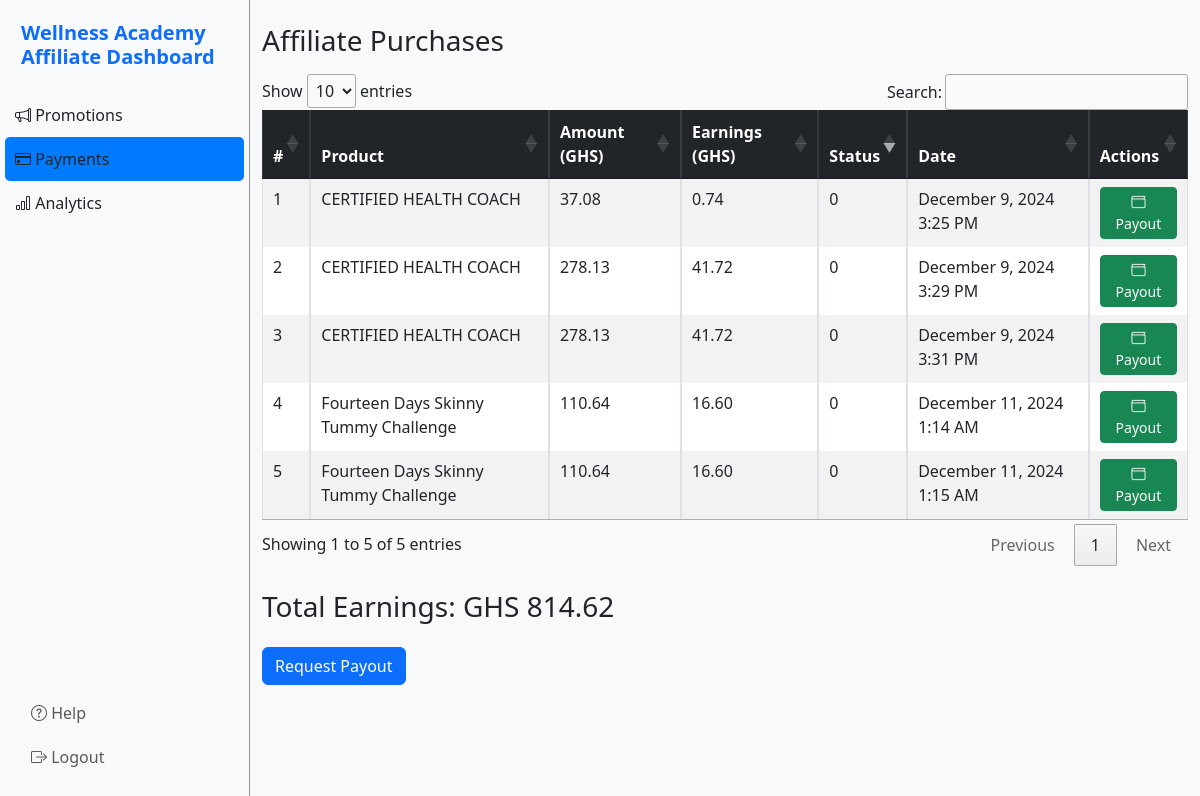
The page /affiliate/payments.php (signed in) on the database its author committed.
### tables this page shows
CREATE TABLE `affiliate_earnings` (
  `id` int(11) NOT NULL,
  `affiliate_id` int(11) NOT NULL,
  `amount` decimal(10,2) NOT NULL,
  `product_id` int(11) NOT NULL,
  `product_name` varchar(255) NOT NULL,
  `typeof_purchase` varchar(255) NOT NULL,
  `created_at` timestamp NOT NULL DEFAULT current_timestamp(),
  `status` int(11) NOT NULL
);

### affiliate/payments.php (the view, shortened to what this page needs)
<?php
require('../conn/conn.php');
$affiliate_id = $_SESSION['affiliate_id'];
$stmt = $mysqli->prepare("
    SELECT ae.id AS earning_id,
           ae.amount,
           ae.status,
           ae.created_at,
           ae.product_name,
           ae.typeof_purchase
    FROM affiliate_earnings ae
    WHERE ae.affiliate_id = ?
");
$stmt->bind_param("i", $affiliate_id);
$stmt->execute();
$result = $stmt->get_result();
$total_earnings = 0;
foreach ($result as $row) {
    $total_earnings += $row['amount'];
}
?>
<!DOCTYPE html>
<html lang="en">
<head>
    <link href="https://cdn.jsdelivr.net/npm/bootstrap@5.3.0/dist/css/bootstrap.min.css" rel="stylesheet">
    <link href="https://cdn.jsdelivr.net/npm/bootstrap-icons/font/bootstrap-icons.css" rel="stylesheet">
    <link rel="stylesheet" href="https://cdn.datatables.net/1.13.3/css/jquery.dataTables.min.css">
</head>
<body>
    <div class="d-flex">
        <div>
        </div>
        <div class="container mt-4">
            <h3 class="mb-3">Affiliate Purchases</h3>
            <div class="table-responsive">
                <table id="paymentsTable" class="table table-bordered table-striped">
                    <thead class="table-dark">
                        <tr>
                            <th>#</th>
                            <th>Product</th>
                            <th>Amount (GHS)</th>
                            <th>Earnings (GHS)</th>
                            <th>Status</th>
                            <th>Date</th>
                            <th>Actions</th>
                        </tr>
                    </thead>
                    <tbody>
                    <?php
                        $counter = 1;
                        foreach ($result as $row) {
                            if ($row['typeof_purchase'] === 'L1 Purchase') {
                                $earnings = $row['amount'] * 0.15;
                            } elseif ($row['typeof_purchase'] === 'L2 Purchase') {
                                $earnings = $row['amount'] * 0.02;
                            } else {
                                $earnings = 0;
                            }
                            $formattedDate = date('F j, Y g:i A', strtotime($row['created_at']));
                            echo "<tr>
                                <td>{$counter}</td>
                                <td>{$row['product_name']}</td>
                                <td>" . number_format($row['amount'], 2) . "</td>
                                <td>" . number_format($earnings, 2) . "</td>
                                <td>" . ucfirst($row['status']) . "</td>
                                <td>{$formattedDate}</td>
                                <td>
                                    <button class='btn btn-success btn-sm payout-btn' data-id='{$row['earning_id']}'>
                                        <i class='bi bi-wallet'></i> Payout
                                    </button>
                                </td>
                            </tr>";
                            $counter++;
                        }
                        ?>
                    </tbody>
                </table>
            </div>
            <div class="mt-4">
                <h3>Total Earnings: GHS <?php echo number_format($total_earnings, 2); ?></h3>
                <button class="btn btn-primary mt-3" id="payout-btn">Request Payout</button>
            </div>
        </div>
</body>
</html>

### rows shown on the page
affiliate_earnings: product_name "CERTIFIED HEALTH COACH", amount "37.08", amount "0.74", status "0", created_at "December 9, 2024 3:25 PM"
affiliate_earnings: product_name "CERTIFIED HEALTH COACH", amount "278.13", amount "41.72", status "0", created_at "December 9, 2024 3:29 PM"
affiliate_earnings: product_name "CERTIFIED HEALTH COACH", amount "278.13", amount "41.72", status "0", created_at "December 9, 2024 3:31 PM"
affiliate_earnings: product_name "Fourteen Days Skinny Tummy Challenge", amount "110.64", amount "16.60", status "0", created_at "December 11, 2024 1:14 AM"
affiliate_earnings: product_name "Fourteen Days Skinny Tummy Challenge", amount "110.64", amount "16.60", status "0", created_at "December 11, 2024 1:15 AM"

### other values the page prints
$total_earnings "814.62"
